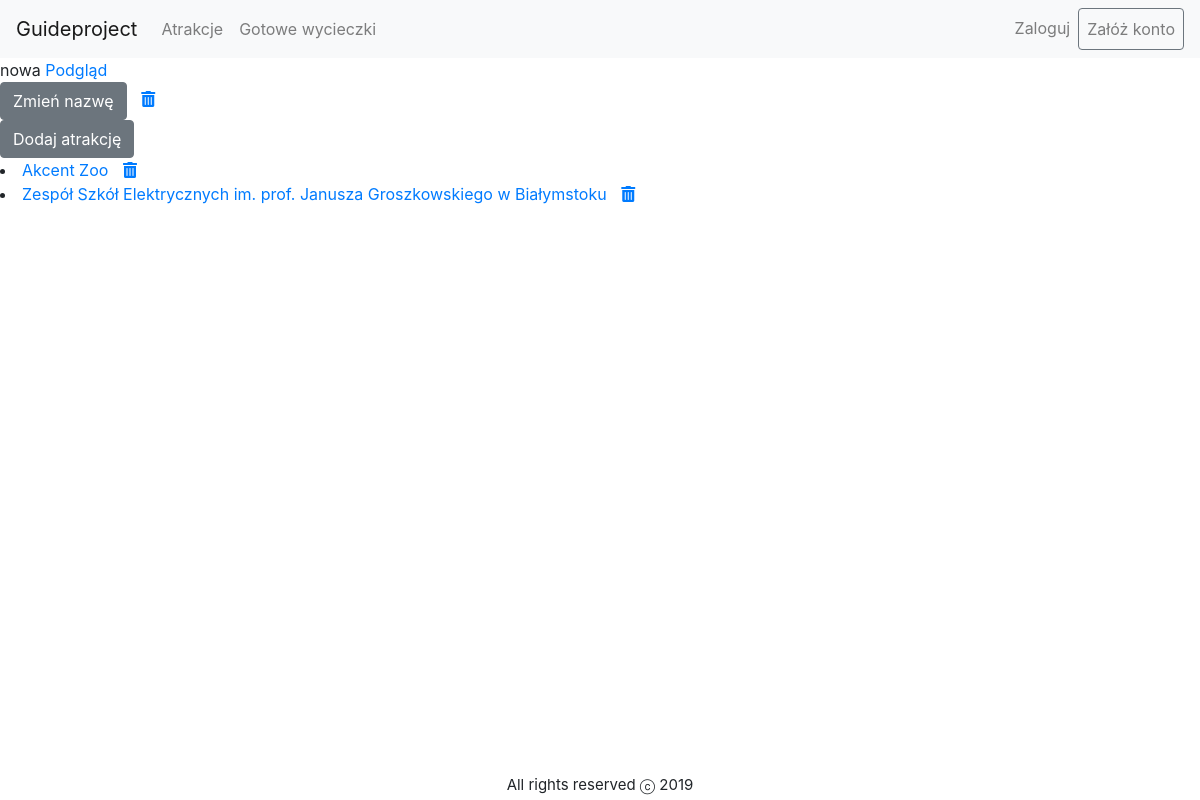
The page /guide/editmyplan/5 on the database as committed earlier.
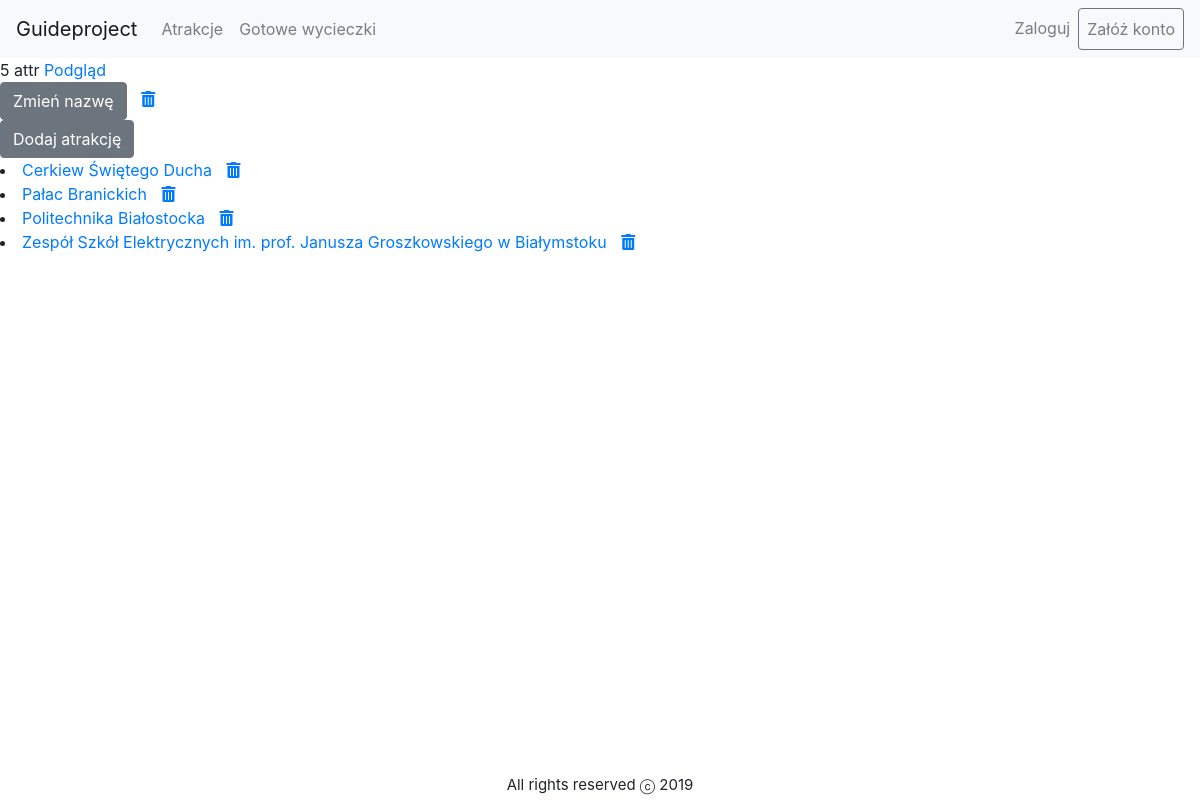
The same page on the database as committed later.
### guide/models.py (models this page shows, shortened)
class TripPlan(models.Model):
    name = models.CharField(_("Name"), max_length=150)
    creator = models.ForeignKey("Client", verbose_name=_(
        "Creator"), on_delete=models.CASCADE, null=True, blank=True)
    attractions = models.ManyToManyField(
        "Attraction", verbose_name=_("Attraction list"))
    class Meta:
        ordering = ['name']

class Attraction(models.Model):
    name = models.CharField(_("Name"),
                            max_length=200, help_text="Enter attraction's name.")
    description = models.TextField(max_length=500)
    categories = models.ManyToManyField(
        "Category")
    localization = models.ForeignKey(
        "Localization", verbose_name=_("Address"), on_delete=models.CASCADE, null=True, blank=True)
    timeNeededToSightsee = models.FloatField(
        _("Time neede to sightsee (in hours)"))
    ticketCost = models.FloatField(
        _("Ticket's cost"), default=0)
    def display_catogory(self):
        """Create a string for the Category. This is required to display category in Admin."""
        return ', '.join(category.name for category in self.categories.all())
    display_catogory.short_description = 'Category'
    class Meta:
        ordering = ['name']

### guide/views.py (the view)
# urls.py: path('editmyplan/<int:pk>', views.EditPlanView.as_view(), name='edit-my-plan'),
class EditPlanView(TemplateView):
    template_name = "guide/edit_plan.html"
    def get_context_data(self, **kwargs):
        context = super().get_context_data(**kwargs)
        context['trip_plan'] = TripPlan.objects.get(pk=kwargs['pk'])
        attractionPKs = context['trip_plan'].attractions.values_list('pk')
        availableAttractions = Attraction.objects.exclude(pk__in=attractionPKs)
        context['availableAttractions'] = availableAttractions
        context['changeNameForm'] = ChangeTripPlanNameForm
        return context

### guide/templates/guide/edit_plan.html (shortened to what this page needs)
{% extends "base.html" %}
{% block content %}
    {{trip_plan.name}}
  <a href="{% url 'trip-plan-detail' trip_plan.pk %}">Podgląd</a>
    <button type="button" class="btn btn-secondary" data-toggle="modal" data-target="#changeName">Zmień nazwę
    </button>
     <a href="{% url 'remove-my-plan' trip_plan.pk %}">
                    <i class="fas fa-trash-alt binIcon"></i>
                </a>
{% if  trip_plan.attractions.all%}
  {% if  availableAttractions%}
        <button type="button" class="btn btn-secondary" data-toggle="modal" data-target="#addAttraction">Dodaj atrakcję
    </button>
  {% endif %}
    {% for attraction in trip_plan.attractions.all %}
            <li>
                <a href="{% url 'attraction-detail' attraction.pk %}">{{attraction.name}}</a>
                <a href="{% url 'remove-attraction-from-plan' trip_plan.pk attraction.pk %}">
                    <i class="fas fa-trash-alt binIcon"></i>
                </a>
            </li>
        {% endfor %}
{% endif %}
{% endblock content %}

Rows that differ between the two databases and show on the page:
no longer on this page (row unchanged): Attraction: name "Akcent Zoo"
changed TripPlan: name "nowa" → "5 attr"
now on this page (row unchanged): Attraction: name "Cerkiew Świętego Ducha"
now on this page (row unchanged): Attraction: name "Pałac Branickich"
now on this page (row unchanged): Attraction: name "Politechnika Białostocka"
